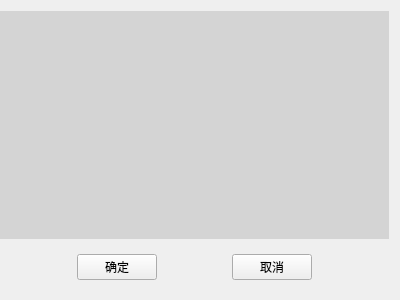
<?xml version="1.0" encoding="UTF-8"?>
<ui version="4.0">
 <class>StateChose</class>
 <widget class="QWidget" name="StateChose">
  <property name="geometry">
   <rect>
    <x>0</x>
    <y>0</y>
    <width>400</width>
    <height>300</height>
   </rect>
  </property>
  <property name="windowTitle">
   <string>状态选择</string>
  </property>
  <layout class="QVBoxLayout" name="verticalLayout" stretch="7,1">
   <property name="leftMargin">
    <number>0</number>
   </property>
   <item>
    <widget class="QWidget" name="widget" native="true">
     <property name="styleSheet">
      <string notr="true">background-color: rgb(212, 212, 212);</string>
     </property>
    </widget>
   </item>
   <item>
    <widget class="QWidget" name="widget_2" native="true">
     <layout class="QHBoxLayout" name="horizontalLayout">
      <item>
       <spacer name="horizontalSpacer">
        <property name="orientation">
         <enum>Qt::Horizontal</enum>
        </property>
        <property name="sizeHint" stdset="0">
         <size>
          <width>63</width>
          <height>20</height>
         </size>
        </property>
       </spacer>
      </item>
      <item>
       <widget class="QPushButton" name="pushButton">
        <property name="text">
         <string>确定</string>
        </property>
       </widget>
      </item>
      <item>
       <spacer name="horizontalSpacer_2">
        <property name="orientation">
         <enum>Qt::Horizontal</enum>
        </property>
        <property name="sizeHint" stdset="0">
         <size>
          <width>64</width>
          <height>20</height>
         </size>
        </property>
       </spacer>
      </item>
      <item>
       <widget class="QPushButton" name="pushButton_2">
        <property name="text">
         <string>取消</string>
        </property>
       </widget>
      </item>
      <item>
       <spacer name="horizontalSpacer_3">
        <property name="orientation">
         <enum>Qt::Horizontal</enum>
        </property>
        <property name="sizeHint" stdset="0">
         <size>
          <width>63</width>
          <height>20</height>
         </size>
        </property>
       </spacer>
      </item>
     </layout>
    </widget>
   </item>
  </layout>
 </widget>
 <resources/>
 <connections/>
</ui>
